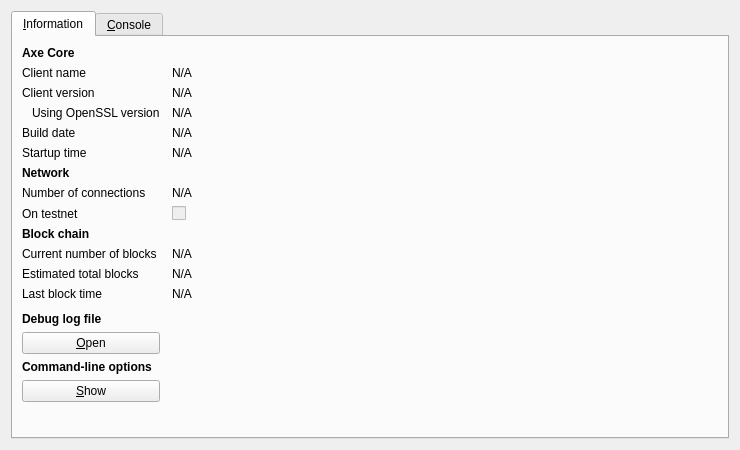
<?xml version="1.0" encoding="UTF-8"?>
<ui version="4.0">
 <class>RPCConsole</class>
 <widget class="QDialog" name="RPCConsole">
  <property name="geometry">
   <rect>
    <x>0</x>
    <y>0</y>
    <width>740</width>
    <height>450</height>
   </rect>
  </property>
  <property name="windowTitle">
   <string>Axe - Debug window</string>
  </property>
  <layout class="QVBoxLayout" name="verticalLayout_2">
   <item>
    <widget class="QTabWidget" name="tabWidget">
     <property name="currentIndex">
      <number>0</number>
     </property>
     <widget class="QWidget" name="tab_info">
      <attribute name="title">
       <string>&amp;Information</string>
      </attribute>
      <layout class="QGridLayout" name="gridLayout" columnstretch="0,1">
       <property name="horizontalSpacing">
        <number>12</number>
       </property>
       <item row="0" column="0">
        <widget class="QLabel" name="label_9">
         <property name="font">
          <font>
           <weight>75</weight>
           <bold>true</bold>
          </font>
         </property>
         <property name="text">
          <string>Axe Core</string>
         </property>
        </widget>
       </item>
       <item row="1" column="0">
        <widget class="QLabel" name="label_5">
         <property name="text">
          <string>Client name</string>
         </property>
        </widget>
       </item>
       <item row="1" column="1">
        <widget class="QLabel" name="clientName">
         <property name="cursor">
          <cursorShape>IBeamCursor</cursorShape>
         </property>
         <property name="text">
          <string>N/A</string>
         </property>
         <property name="textFormat">
          <enum>Qt::PlainText</enum>
         </property>
         <property name="textInteractionFlags">
          <set>Qt::LinksAccessibleByMouse|Qt::TextSelectableByKeyboard|Qt::TextSelectableByMouse</set>
         </property>
        </widget>
       </item>
       <item row="2" column="0">
        <widget class="QLabel" name="label_6">
         <property name="text">
          <string>Client version</string>
         </property>
        </widget>
       </item>
       <item row="2" column="1">
        <widget class="QLabel" name="clientVersion">
         <property name="cursor">
          <cursorShape>IBeamCursor</cursorShape>
         </property>
         <property name="text">
          <string>N/A</string>
         </property>
         <property name="textFormat">
          <enum>Qt::PlainText</enum>
         </property>
         <property name="textInteractionFlags">
          <set>Qt::LinksAccessibleByMouse|Qt::TextSelectableByKeyboard|Qt::TextSelectableByMouse</set>
         </property>
        </widget>
       </item>
       <item row="3" column="0">
        <widget class="QLabel" name="label_14">
         <property name="text">
          <string>Using OpenSSL version</string>
         </property>
         <property name="indent">
          <number>10</number>
         </property>
        </widget>
       </item>
       <item row="3" column="1">
        <widget class="QLabel" name="openSSLVersion">
         <property name="cursor">
          <cursorShape>IBeamCursor</cursorShape>
         </property>
         <property name="text">
          <string>N/A</string>
         </property>
         <property name="textFormat">
          <enum>Qt::PlainText</enum>
         </property>
         <property name="textInteractionFlags">
          <set>Qt::LinksAccessibleByMouse|Qt::TextSelectableByKeyboard|Qt::TextSelectableByMouse</set>
         </property>
        </widget>
       </item>
       <item row="4" column="0">
        <widget class="QLabel" name="label_12">
         <property name="text">
          <string>Build date</string>
         </property>
        </widget>
       </item>
       <item row="4" column="1">
        <widget class="QLabel" name="buildDate">
         <property name="cursor">
          <cursorShape>IBeamCursor</cursorShape>
         </property>
         <property name="text">
          <string>N/A</string>
         </property>
         <property name="textFormat">
          <enum>Qt::PlainText</enum>
         </property>
         <property name="textInteractionFlags">
          <set>Qt::LinksAccessibleByMouse|Qt::TextSelectableByKeyboard|Qt::TextSelectableByMouse</set>
         </property>
        </widget>
       </item>
       <item row="5" column="0">
        <widget class="QLabel" name="label_13">
         <property name="text">
          <string>Startup time</string>
         </property>
        </widget>
       </item>
       <item row="5" column="1">
        <widget class="QLabel" name="startupTime">
         <property name="cursor">
          <cursorShape>IBeamCursor</cursorShape>
         </property>
         <property name="text">
          <string>N/A</string>
         </property>
         <property name="textFormat">
          <enum>Qt::PlainText</enum>
         </property>
         <property name="textInteractionFlags">
          <set>Qt::LinksAccessibleByMouse|Qt::TextSelectableByKeyboard|Qt::TextSelectableByMouse</set>
         </property>
        </widget>
       </item>
       <item row="6" column="0">
        <widget class="QLabel" name="label_11">
         <property name="font">
          <font>
           <weight>75</weight>
           <bold>true</bold>
          </font>
         </property>
         <property name="text">
          <string>Network</string>
         </property>
        </widget>
       </item>
       <item row="7" column="0">
        <widget class="QLabel" name="label_7">
         <property name="text">
          <string>Number of connections</string>
         </property>
        </widget>
       </item>
       <item row="7" column="1">
        <widget class="QLabel" name="numberOfConnections">
         <property name="cursor">
          <cursorShape>IBeamCursor</cursorShape>
         </property>
         <property name="text">
          <string>N/A</string>
         </property>
         <property name="textFormat">
          <enum>Qt::PlainText</enum>
         </property>
         <property name="textInteractionFlags">
          <set>Qt::LinksAccessibleByMouse|Qt::TextSelectableByKeyboard|Qt::TextSelectableByMouse</set>
         </property>
        </widget>
       </item>
       <item row="8" column="0">
        <widget class="QLabel" name="label_8">
         <property name="text">
          <string>On testnet</string>
         </property>
        </widget>
       </item>
       <item row="8" column="1">
        <widget class="QCheckBox" name="isTestNet">
         <property name="enabled">
          <bool>false</bool>
         </property>
         <property name="text">
          <string/>
         </property>
        </widget>
       </item>
       <item row="9" column="0">
        <widget class="QLabel" name="label_10">
         <property name="font">
          <font>
           <weight>75</weight>
           <bold>true</bold>
          </font>
         </property>
         <property name="text">
          <string>Block chain</string>
         </property>
        </widget>
       </item>
       <item row="10" column="0">
        <widget class="QLabel" name="label_3">
         <property name="text">
          <string>Current number of blocks</string>
         </property>
        </widget>
       </item>
       <item row="10" column="1">
        <widget class="QLabel" name="numberOfBlocks">
         <property name="cursor">
          <cursorShape>IBeamCursor</cursorShape>
         </property>
         <property name="text">
          <string>N/A</string>
         </property>
         <property name="textFormat">
          <enum>Qt::PlainText</enum>
         </property>
         <property name="textInteractionFlags">
          <set>Qt::LinksAccessibleByMouse|Qt::TextSelectableByKeyboard|Qt::TextSelectableByMouse</set>
         </property>
        </widget>
       </item>
       <item row="11" column="0">
        <widget class="QLabel" name="label_4">
         <property name="text">
          <string>Estimated total blocks</string>
         </property>
        </widget>
       </item>
       <item row="11" column="1">
        <widget class="QLabel" name="totalBlocks">
         <property name="cursor">
          <cursorShape>IBeamCursor</cursorShape>
         </property>
         <property name="text">
          <string>N/A</string>
         </property>
         <property name="textFormat">
          <enum>Qt::PlainText</enum>
         </property>
         <property name="textInteractionFlags">
          <set>Qt::LinksAccessibleByMouse|Qt::TextSelectableByKeyboard|Qt::TextSelectableByMouse</set>
         </property>
        </widget>
       </item>
       <item row="12" column="0">
        <widget class="QLabel" name="label_2">
         <property name="text">
          <string>Last block time</string>
         </property>
        </widget>
       </item>
       <item row="12" column="1">
        <widget class="QLabel" name="lastBlockTime">
         <property name="cursor">
          <cursorShape>IBeamCursor</cursorShape>
         </property>
         <property name="text">
          <string>N/A</string>
         </property>
         <property name="textFormat">
          <enum>Qt::PlainText</enum>
         </property>
         <property name="textInteractionFlags">
          <set>Qt::LinksAccessibleByMouse|Qt::TextSelectableByKeyboard|Qt::TextSelectableByMouse</set>
         </property>
        </widget>
       </item>
       <item row="13" column="0">
        <spacer name="verticalSpacer_2">
         <property name="orientation">
          <enum>Qt::Vertical</enum>
         </property>
         <property name="sizeHint" stdset="0">
          <size>
           <width>20</width>
           <height>20</height>
          </size>
         </property>
        </spacer>
       </item>
       <item row="14" column="0">
        <widget class="QLabel" name="labelDebugLogfile">
         <property name="font">
          <font>
           <weight>75</weight>
           <bold>true</bold>
          </font>
         </property>
         <property name="text">
          <string>Debug log file</string>
         </property>
        </widget>
       </item>
       <item row="15" column="0">
        <widget class="QPushButton" name="openDebugLogfileButton">
         <property name="toolTip">
          <string>Open the Axe debug log file from the current data directory. This can take a few seconds for large log files.</string>
         </property>
         <property name="text">
          <string>&amp;Open</string>
         </property>
         <property name="autoDefault">
          <bool>false</bool>
         </property>
        </widget>
       </item>
       <item row="16" column="0">
        <widget class="QLabel" name="labelCLOptions">
         <property name="font">
          <font>
           <weight>75</weight>
           <bold>true</bold>
          </font>
         </property>
         <property name="text">
          <string>Command-line options</string>
         </property>
        </widget>
       </item>
       <item row="17" column="0">
        <widget class="QPushButton" name="showCLOptionsButton">
         <property name="toolTip">
          <string>Show the Axe-Qt help message to get a list with possible Axe command-line options.</string>
         </property>
         <property name="text">
          <string>&amp;Show</string>
         </property>
         <property name="autoDefault">
          <bool>false</bool>
         </property>
        </widget>
       </item>
       <item row="18" column="0">
        <spacer name="verticalSpacer">
         <property name="orientation">
          <enum>Qt::Vertical</enum>
         </property>
         <property name="sizeHint" stdset="0">
          <size>
           <width>20</width>
           <height>40</height>
          </size>
         </property>
        </spacer>
       </item>
      </layout>
     </widget>
     <widget class="QWidget" name="tab_console">
      <attribute name="title">
       <string>&amp;Console</string>
      </attribute>
      <layout class="QVBoxLayout" name="verticalLayout_3">
       <property name="spacing">
        <number>3</number>
       </property>
       <item>
        <widget class="QTextEdit" name="messagesWidget">
         <property name="minimumSize">
          <size>
           <width>0</width>
           <height>100</height>
          </size>
         </property>
         <property name="readOnly">
          <bool>true</bool>
         </property>
         <property name="tabKeyNavigation" stdset="0">
          <bool>false</bool>
         </property>
         <property name="columnCount" stdset="0">
          <number>2</number>
         </property>
        </widget>
       </item>
       <item>
        <layout class="QHBoxLayout" name="horizontalLayout">
         <property name="spacing">
          <number>3</number>
         </property>
         <item>
          <widget class="QLabel" name="label">
           <property name="text">
            <string notr="true">&gt;</string>
           </property>
          </widget>
         </item>
         <item>
          <widget class="QLineEdit" name="lineEdit"/>
         </item>
         <item>
          <widget class="QPushButton" name="clearButton">
           <property name="maximumSize">
            <size>
             <width>24</width>
             <height>24</height>
            </size>
           </property>
           <property name="toolTip">
            <string>Clear console</string>
           </property>
           <property name="text">
            <string/>
           </property>
           <property name="icon">
            <iconset resource="../bitcoin.qrc">
             <normaloff>:/icons/remove</normaloff>:/icons/remove</iconset>
           </property>
           <property name="shortcut">
            <string notr="true">Ctrl+L</string>
           </property>
           <property name="autoDefault">
            <bool>false</bool>
           </property>
          </widget>
         </item>
        </layout>
       </item>
      </layout>
     </widget>
    </widget>
   </item>
  </layout>
 </widget>
 <resources>
  <include location="../bitcoin.qrc"/>
 </resources>
 <connections/>
</ui>
